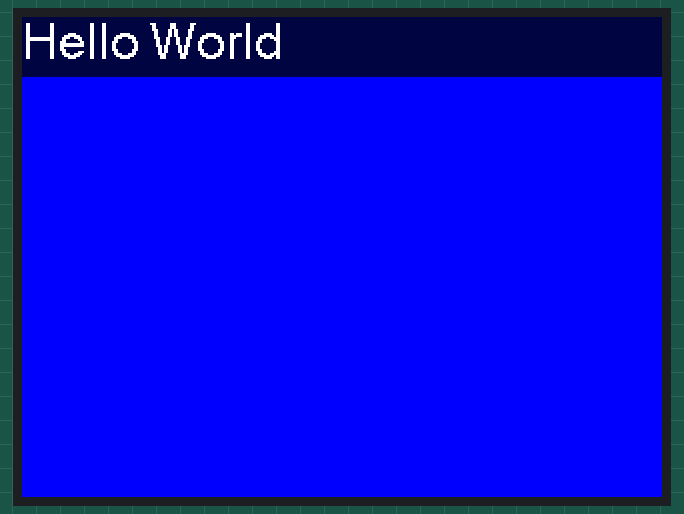
The sketch below on a simulated ESP32. Shown: 320×240 colour display.

Above: at 0.43 s.
At 5.01 s:
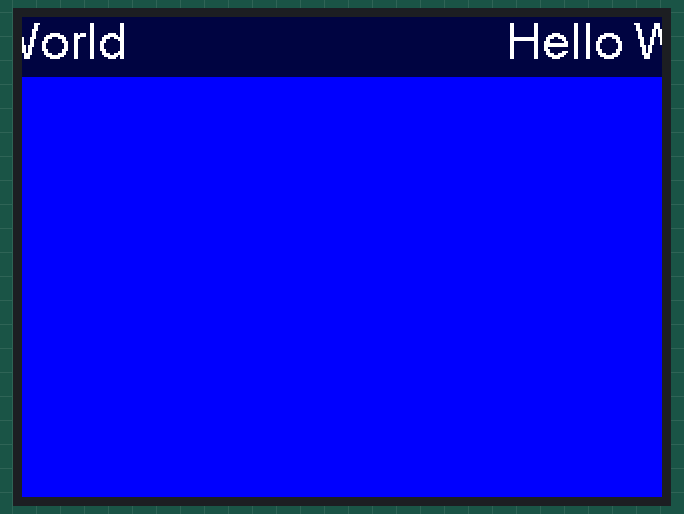
At 9.95 s:
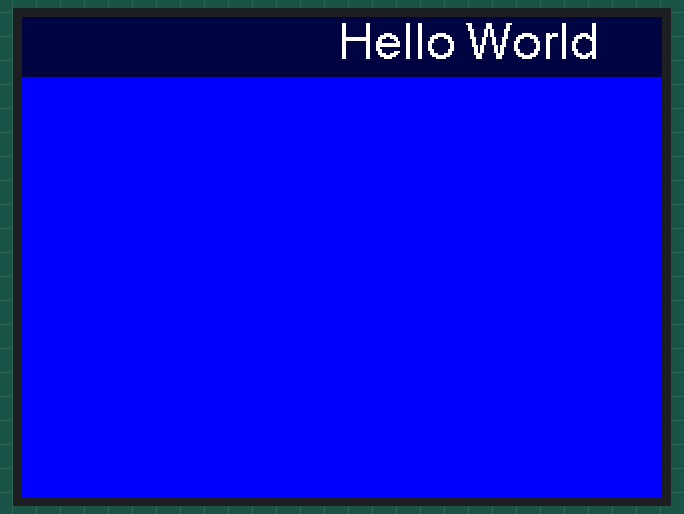
At 19.83 s:
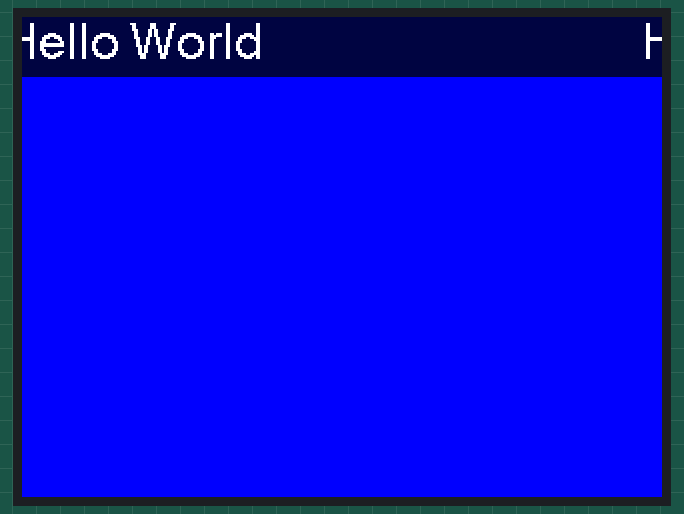
At 29.71 s:
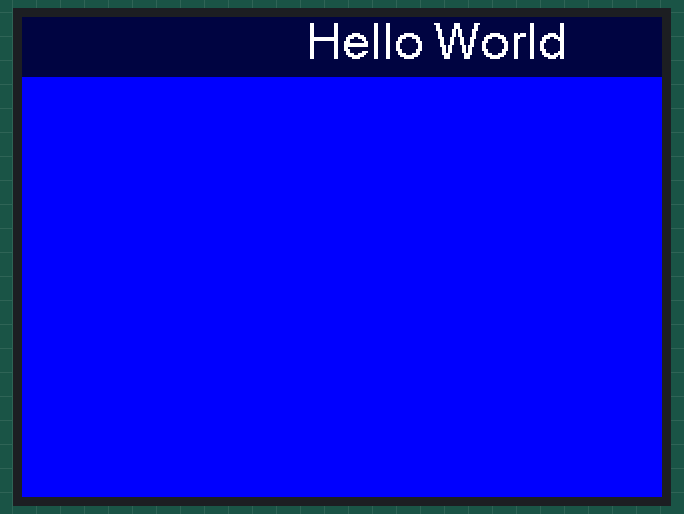
At 39.59 s:
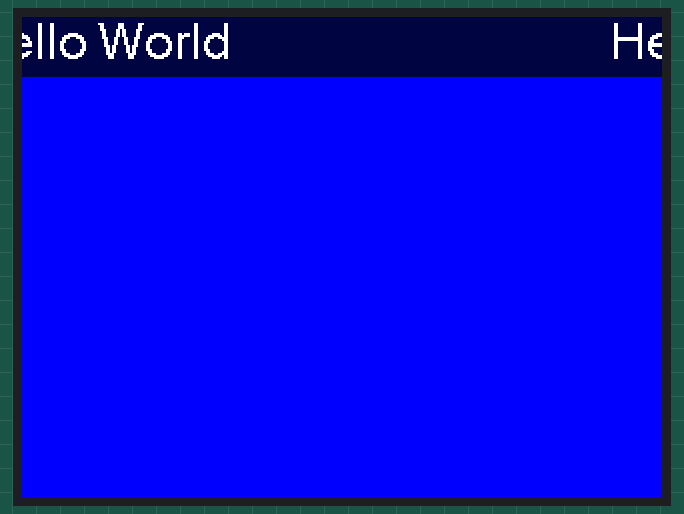

The sketch:

spriteScroll.ino
```cpp
// Size of sprite image for the scrolling text, this requires ~14 Kbytes of RAM
#define IWIDTH  320
#define IHEIGHT 30

// Pause in milliseconds to set scroll speed
#define WAIT 30

#include <TFT_eSPI.h>                 // Include the graphics library (this includes the sprite functions)

TFT_eSPI    tft = TFT_eSPI();         // Create object "tft"

TFT_eSprite img = TFT_eSprite(&tft);  // Create Sprite object "img" with pointer to "tft" object
//                                    // the pointer is used by pushSprite() to push it onto the TFT

// -------------------------------------------------------------------------
// Setup
// -------------------------------------------------------------------------
void setup(void) {
  tft.init();
  tft.setRotation(1);

  tft.fillScreen(TFT_BLUE);
}

// -------------------------------------------------------------------------
// Main loop
// -------------------------------------------------------------------------
void loop() {

  while (1)
  {
    // Create the sprite and clear background to black
    img.createSprite(IWIDTH, IHEIGHT);

    for (int pos = IWIDTH; pos > 0; pos--)
    {
      build_banner("Hello World", pos);
      img.pushSprite(0, 0);

      delay(WAIT);
    }

    // Delete sprite to free up the memory
    img.deleteSprite();
  }
}

// #########################################################################
// Build the scrolling sprite image from scratch, draw text at x = xpos
// #########################################################################

void build_banner(String msg, int xpos)
{
  int h = IHEIGHT;
  img.fillSprite(40);

  // Now print text on top of the graphics
  img.setTextSize(1);           // Font size scaling is x1
  img.setTextFont(4);           // Font 4 selected
  img.setTextColor(TFT_WHITE);  // Black text, no background colour
  img.setTextWrap(false);       // Turn of wrap so we can print past end of sprite

  // Need to print twice so text appears to wrap around at left and right edges
  img.setCursor(xpos, 2);  // Print text at xpos
  img.print(msg);

  img.setCursor(xpos - IWIDTH, 2); // Print text at xpos - sprite width
  img.print(msg);
}
```
